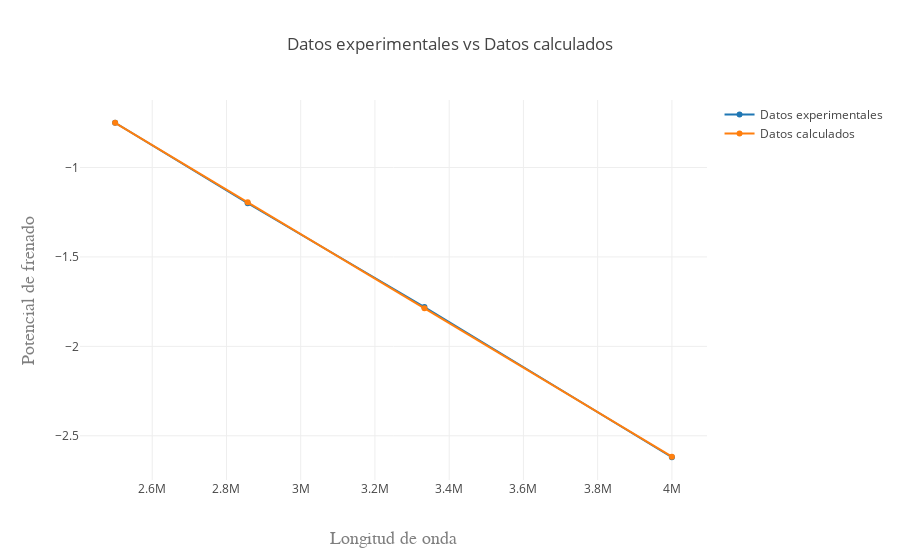

Notebook code cell kept with this figure:
### Markdown cell above
$$  $$
Para una mejor interpretación de los datos, dibujamos a continuación ambas rectas obtenidas en una misma gráfica (gracias a la función "Plotly" anteriormente habilitada), lo que nos permite compararlas fácilmente de manera visual y para cada uno de los metales:
$$  $$

### Code cell
/*************************************************************************
*  Dibujar gráfica: datos experimentales vs datos calculados - sodio
**************************************************************************/
datos = [
  { x: inversa_de_longitudes_de_onda_sodio, y: voltajes_medidos_sodio, name: 'Datos experimentales' }, 
  
  { x: inversa_de_longitudes_de_onda_sodio, y: voltajes_calculados_sodio, name: 'Datos calculados' }
];
var layout = {
  title: 'Datos experimentales vs Datos calculados',
  xaxis: { title: 'Longitud de onda en MHz', titlefont: { family: 'Courier New, monospace', size: 18, color: '#7f7f7f' } },
  yaxis: { title: 'Potencial de frenado en V', titlefont: { family: 'Courier New, monospace', size: 18, color: '#7f7f7f' } }
};
Plotly(datos, layout);

### Figure 1 — Plotly figure (JSON) as saved in the notebook; plotly's stock layout.template omitted (floating-point values rounded to 4 significant figures)
{"data": [{"name": "Datos experimentales", "x": [4000000.0, 3333000.0, 2857000.0, 2500000], "y": [-2.62, -1.78, -1.2, -0.75]}, {"name": "Datos calculados", "x": [4000000.0, 3333000.0, 2857000.0, 2500000], "y": [-2.617, -1.787, -1.195, -0.7505]}], "layout": {"title": "Datos experimentales vs Datos calculados", "xaxis": {"title": "Longitud de onda", "titlefont": {"color": "#7f7f7f", "family": "Courier New, monospace", "size": 18}}, "yaxis": {"title": "Potencial de frenado", "titlefont": {"color": "#7f7f7f", "family": "Courier New, monospace", "size": 18}}}}
